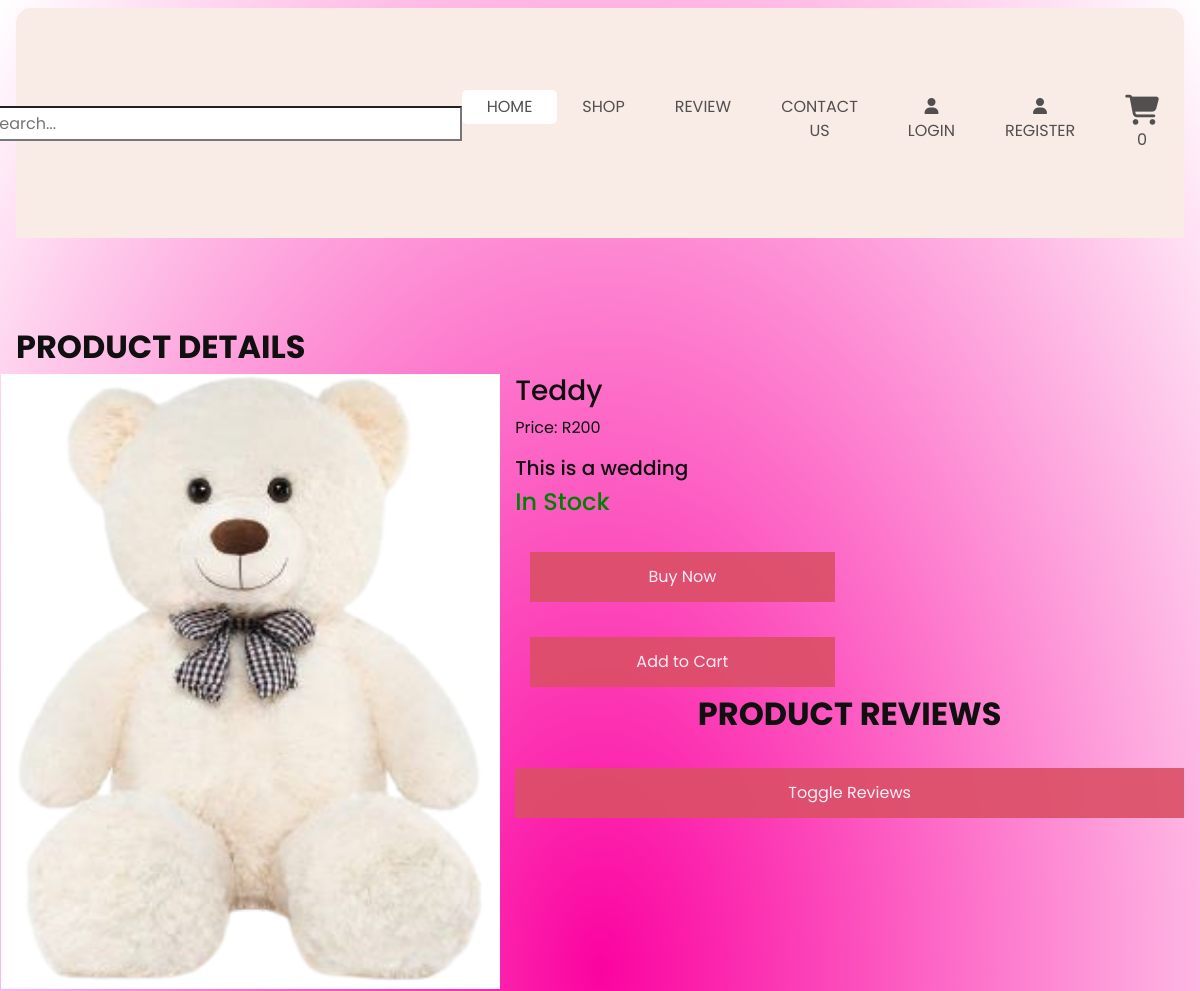
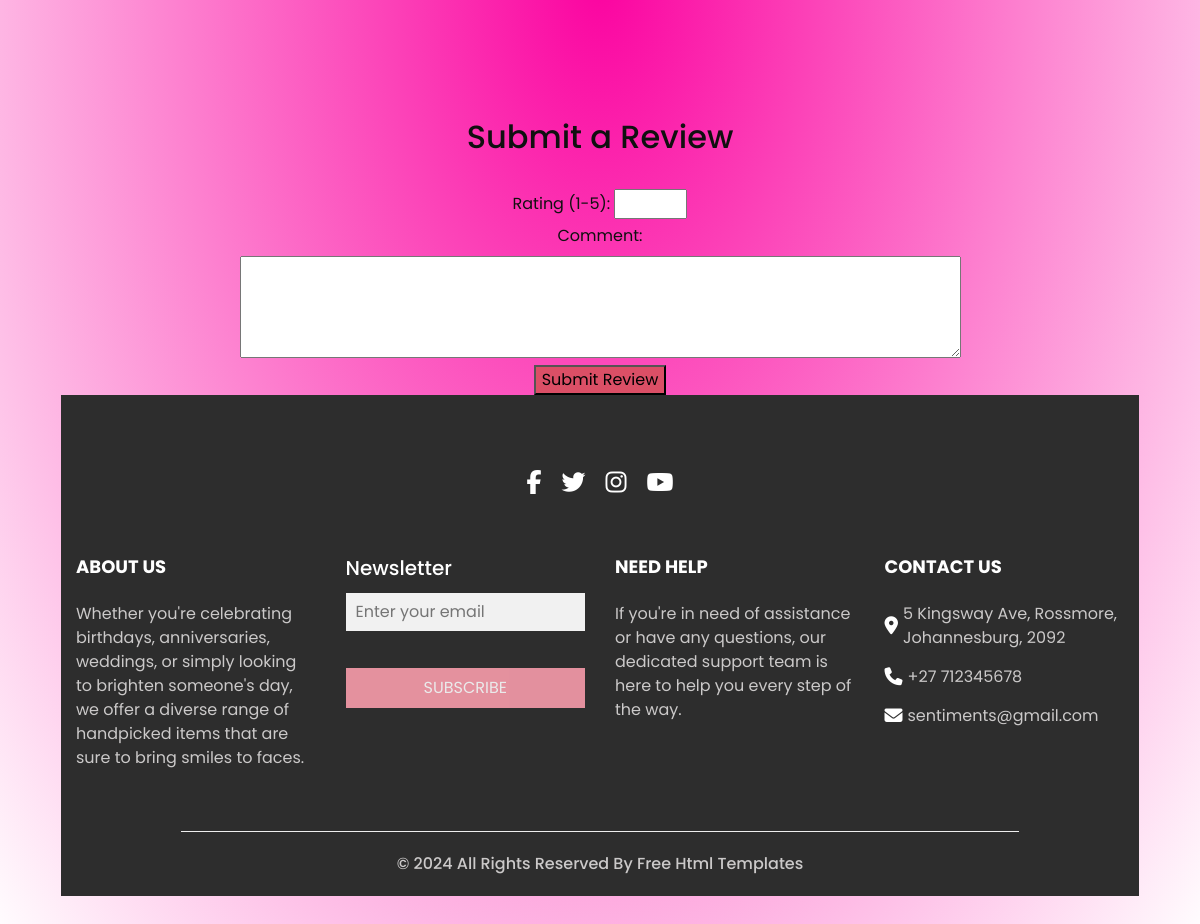
Page /Sentiments-Final-Version/product_detail.php?id=1 on the committed database (2 pictures, top to bottom).
### tables this page shows
CREATE TABLE `produts` (
  `P_ID` int(11) NOT NULL,
  `P_Image` varchar(255) NOT NULL,
  `P_Name` varchar(50) NOT NULL,
  `P_Description` varchar(255) NOT NULL,
  `P_Price` decimal(10,0) NOT NULL,
  `P_Category_Type` varchar(255) NOT NULL,
  `Prod_qty` int(250) NOT NULL
);

### Sentiments-Final-Version/product_detail.php (called while the page is built, shortened)
<?php
include 'master.php';
?>

### Sentiments-Final-Version/Pdetails_content.php (the view, shortened to what this page needs)
<?php
	include_once('database_connection.php');
	$id = "";
	if(isset($_GET["id"]))
	{
		$id = $_GET["id"];
	}
	$detailQuery = "SELECT * FROM produts WHERE P_ID = $id";
	$detailResult = mysqli_query($conn, $detailQuery);
?>
<div class="content">
	<section class="contact_section layout_padding">
		<div class="container px-0">
			<div class="heading_container ">
				<h2 class="">
					Product Details
				</h2>
				<?php
					if ($detailResult && mysqli_num_rows($detailResult) > 0) {
						while ($row = mysqli_fetch_assoc($detailResult)) {
							$product_id = $row['P_ID'];
							$product_name = $row['P_Name'];
							$filename = $row['P_Image'];
							$description = $row['P_Description'];
							$price = $row['P_Price'];
							$product_qty = $row['Prod_qty'];
							$imageURL="images/". $filename;
				?>
					<div class="row">
						<div class="col-md-5" style="background-color: white;">
							<img src="<?php echo $imageURL; ?>" style="width: 100%;">
						</div>
						<div class="col-md-7">
							<h3><?php echo $product_name; ?></h3>
							<a>Price: <?php echo 'R' . $price; ?></p>
							<h5><?php echo $description; ?></h5>
						<?php
							if ($product_qty == 0)
							{
								echo '<h4 style="color:red">Out of Stock</h4>';
								echo '
								<div class="col-md-6">
										<button
											disabled="disabled"
											class="btn mb-2 fw-bold w-100 btn-danger">
											Buy Now
										</button>
								</div>
								<div class="col-md-6">
										<button
											disabled="disabled"
											class="btn mb-2 fw-bold w-100 btn-success add-to-cart"
											data-product-id="'.$product_id.'">
											Add to Cart
										</button>
								</div>';
							}else{
								echo '<h4 style="color:green">In Stock</h4>';
									  echo '
									  <div class="col-md-6">
										  <a href="cart.php">
											  <button class="btn mb-2 fw-bold w-100  add-to-cart"
											  data-product-id="' . $product_id . '"
											  data-product-name="' . $product_name . '"
											  data-product-desc="' . $description . '"
											  data-product-image="' . $filename . '"
											  data-product-price="' . $price . '">
												  Buy Now
											  </button>
										  </a>
									  </div>
									  <div class="col-md-6">
										  <a href="">
											  <button class="btn mb-2 fw-bold w-100 btn-success add-to-cart"
												  style="min-width: 150px;"
												  data-product-id="' . $product_id . '"
												  data-product-name="' . $product_name . '"
												  data-product-desc="' . $description . '"
												  data-product-image="' . $filename . '"
												  data-product-price="' . $price . '">
												  Add to Cart
											  </button>
										  </a>
									  </div>';
							};
					?>
					<div class="product-reviews">
    <h2 class="text-center">Product Reviews</h2>
    <?php
    echo '<button id="toggleReviews" class="toggle-reviews-button">Toggle Reviews</button>';
    ?>
</div>
						</div>
					</div>
				<?php
						}
					}
				?>
			</div>
		</div>
	</section>
</div>
                    <div class="submit-review" style="text-align: center;">
                        <h2 class="text-center">Submit a Review</h2>
                        <form action="submit_review.php" method="post">
							<input type="number" hidden name="product_id" value=<?php echo $id ?> required><br>
							<label for="rating">Rating (1-5):</label>
							<input type="number" name="rating" min="1" max="5" required><br>
							<label for="comment">Comment:</label><br>
							<textarea name="comment" rows="4" cols="50" required></textarea><br>
							<input type="submit" style="background-color:#db4f66;" value="Submit Review">
                          </form>
                    </div>
</body>
</html>

### Sentiments-Final-Version/css/style.css (style rules this page uses)
* { box-sizing: border-box; }
body { font-family: "poppins", sans-serif; color: #101010; background: radial-gradient(#fb03a0,#ffffff); }
.layout_padding { padding-top: 90px; padding-bottom: 90px; }
.heading_container { display: -webkit-box; display: -ms-flexbox; display: flex; -webkit-box-orient: vertical; -webkit-box-direction: normal; -ms-flex-direction: column; flex-direction: column; }
.heading_container h2 { text-transform: uppercase; font-weight: bold; }
a, a:hover, a:focus { text-decoration: none; }
.btn, .btn:focus { outline: none !important; -webkit-box-shadow: none; box-shadow: none; }
button { background-color: #04AA6D; color: white; padding: 14px 20px; margin: 8px 0; border: none; cursor: pointer; width: 100%; opacity: 0.9; }
.contact_section { position: relative; }
.contact_section .heading_container { margin-bottom: 30px; }
.contact_section .row { -webkit-box-align: stretch; -ms-flex-align: stretch; align-items: stretch; }
.contact_section button { display: inline-block; padding: 12px 45px; background-color: #db4f66; color: #ffffff; border: 1px solid #db4f66; border-radius: 0; -webkit-transition: all .3s; transition: all .3s; display: block; color: #fff; margin: 35px auto 0 auto; }

### Sentiments-Final-Version/css/responsive.css (style rules this page uses)
@media (min-width: 1200px) { .container { max-width: 1170px; } }

### rows in the picture
produts: P_Image (picture), P_Name "Teddy", P_Price "200", P_Description "This is a wedding"

### other values in the picture
$cartCount "0"
